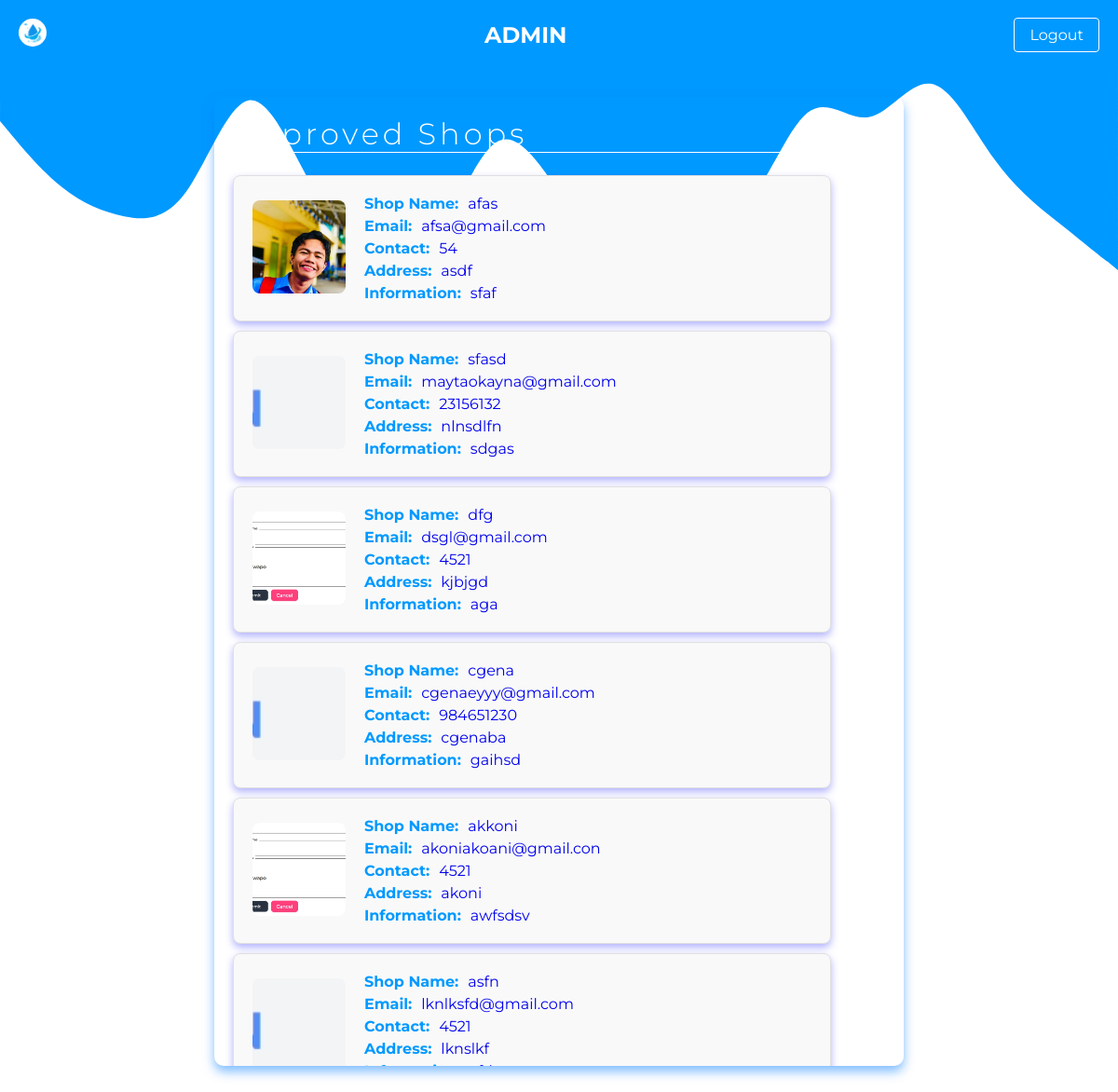
The app's page /Buyer/AllShops.php with its own data.
### tables this page shows
CREATE TABLE `shopinfo` (
  `id` int(11) NOT NULL,
  `name` varchar(50) NOT NULL,
  `profilePic` varchar(100) NOT NULL,
  `permit` varchar(100) NOT NULL,
  `address` varchar(100) NOT NULL,
  `email` varchar(255) NOT NULL,
  `contact` varchar(15) NOT NULL,
  `price` decimal(10,2) NOT NULL,
  `discount` decimal(10,2) NOT NULL,
  `deliveryFee` decimal(10,2) NOT NULL,
  `info` varchar(255) NOT NULL,
  `status` enum('pending','approved','rejected') DEFAULT 'pending',
  `notification` varchar(255) DEFAULT NULL,
  `seller_id` int(11) DEFAULT NULL
);

### Buyer/AllShops.php (the view, shortened to what this page needs)
<?php
require '../Include/connect.php';
$query = "SELECT * FROM shopinfo WHERE status = 'approved'";
$result = mysqli_query($conn, $query);
?>
<!DOCTYPE html>
<html lang="en">
<head>
    <link rel="stylesheet" href="https://cdnjs.cloudflare.com/ajax/libs/font-awesome/6.6.0/css/all.min.css">
    <link rel="stylesheet" href="../Css/approved-shops.css">
</head>
<body>
    <nav>
        <ul class="home-ul">
            <li class="logo"><a href="../FrontPage.php"><img src="../Image/Thirstdrop.png" alt="" height="30" width="30" class="logo"></a></li>
            <div class="nav-center">
                <h2 class="admin">ADMIN</h2>
            </div>
            <li class="nav-button"><a href="../FrontPage.php">Logout</a></li>
        </ul>
    </nav>
    <div class="container">
    <div class="site-title">
        <h1>Approved Shops</h1>
        <a href='AfterSearch.php' class="go-back">Go back</a>
    </div>
    <?php while ($shop = mysqli_fetch_assoc($result)): ?>
    <a href="ShopDetails.php?id=<?php echo urlencode($shop['id']); ?>" class="container-shop">
        <div>
            <img src="../Image/<?php echo htmlspecialchars($shop['profilePic']); ?>" width="100" height="100" alt="Profile Picture">
        </div>
        <div class="shop-details">
            <div class="detail-item">
                <p><strong>Shop Name:</strong></p>
                <p><?php echo htmlspecialchars($shop['name']); ?></p>
            </div>
            <div class="detail-item">
                <p><strong>Email:</strong></p>
                <p><?php echo htmlspecialchars($shop['email']); ?></p>
            </div>
            <div class="detail-item">
                <p><strong>Contact:</strong></p>
                <p><?php echo htmlspecialchars($shop['contact']); ?></p>
            </div>
            <div class="detail-item">
                <p><strong>Address:</strong></p>
                <p><?php echo htmlspecialchars($shop['address']); ?></p>
            </div>
            <div class="detail-item">
                <p><strong>Information:</strong></p>
                <p><?php echo !empty($shop['info']) ? htmlspecialchars($shop['info']) : 'No information available'; ?></p>
            </div>
        </div>
    </a>
    <?php endwhile; ?>
</div>
</body>
</html>

### Css/approved-shops.css (style rules this page uses)
* { font-family: "Montserrat", sans-serif; margin: 0; }
body { margin: 0; overflow: hidden; }
svg { position: fixed; top: 50px; left: 0; width: 100%; z-index: -3; }
nav { background-color: #0099ff; padding: 20px; }
.home-ul { display: flex; align-items: center; justify-content: space-between; list-style: none; margin: 0; padding: 0; }
.logo { color: white; margin-right: auto; border-radius: 50%; }
.nav-center { display: flex; justify-content: center; flex-grow: 1; gap: 20px; color: white; }
.nav-button { margin-left: 10px; }
.nav-button a { color: white; text-decoration: none; padding: 8px 16px; border-radius: 4px; background-color: #0099ff; border: thin solid white; transition: background-color 0.3s; }
.site-title { text-align: Left; border-bottom: 1px solid white; margin-bottom: 24px; display: flex; }
.site-title h1 { font-weight: 300; letter-spacing: 4px; color: white; }
.container { flex-direction: column; justify-content: center; box-shadow: 0 6px 12px rgba(0, 123, 255, 0.5); position: relative; z-index: 1; top: 30px; padding: 20px; max-width: 700px; margin: 0 auto; transition: all 300ms ease-in-out; border-radius: 10px; overflow-x: hidden; overflow-y: auto; max-height: 1000px; }
.container-shop { display: flex; border: 1px solid #e0e0e0; border-radius: 8px; padding: 20px; max-width: 600px; width: 100%; align-items: center; gap: 20px; background-color: #f9f9f9; box-shadow: 0 4px 8px rgba(0, 0, 255, 0.3); margin-bottom: 10px; }
.container-shop img { width: 100px; height: 100px; border-radius: 8px; object-fit: cover; }
.container-shop p { margin: 0; }
.shop-details { display: flex; flex-direction: column; gap: 5px; }
.detail-item { display: flex; gap: 10px; align-items: flex-start; }
.detail-item p { margin: 0; }
.detail-item p:first-child { font-weight: bold; }
strong { color: #0099ff; }
.container-shop { text-decoration: none; }
.go-back { display: flex; text-decoration: none; margin-left: 290px; color: white; }

### records on screen
shopinfo: profilePic (picture), name "afas", email "afsa@gmail.com", contact "54", address "asdf", info "sfaf"
shopinfo: profilePic (picture), name "sfasd", email "maytaokayna@gmail.com", contact "23156132", address "nlnsdlfn", info "sdgas"
shopinfo: profilePic (picture), name "dfg", email "dsgl@gmail.com", contact "4521", address "kjbjgd", info "aga"
shopinfo: profilePic (picture), name "cgena", email "cgenaeyyy@gmail.com", contact "984651230", address "cgenaba", info "gaihsd"
shopinfo: profilePic (picture), name "akkoni", email "akoniakoani@gmail.con", contact "4521", address "akoni", info "awfsdsv"
shopinfo: profilePic (picture), name "asfn", email "lknlksfd@gmail.com", contact "4521", address "lknslkf"
